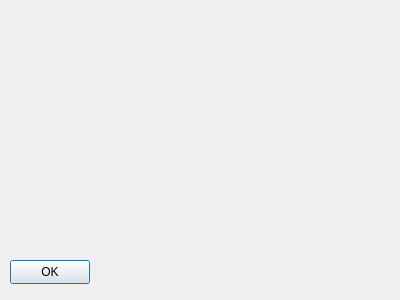
<?xml version="1.0" encoding="UTF-8"?>
<ui version="4.0">
 <class>End</class>
 <widget class="QDialog" name="End">
  <property name="geometry">
   <rect>
    <x>0</x>
    <y>0</y>
    <width>400</width>
    <height>300</height>
   </rect>
  </property>
  <property name="windowTitle">
   <string>Dialog</string>
  </property>
  <widget class="QPushButton" name="pushButton">
   <property name="geometry">
    <rect>
     <x>10</x>
     <y>260</y>
     <width>80</width>
     <height>24</height>
    </rect>
   </property>
   <property name="text">
    <string>OK</string>
   </property>
  </widget>
  <widget class="QLabel" name="label">
   <property name="geometry">
    <rect>
     <x>70</x>
     <y>50</y>
     <width>221</width>
     <height>121</height>
    </rect>
   </property>
   <property name="text">
    <string/>
   </property>
  </widget>
 </widget>
 <resources/>
 <connections/>
</ui>
